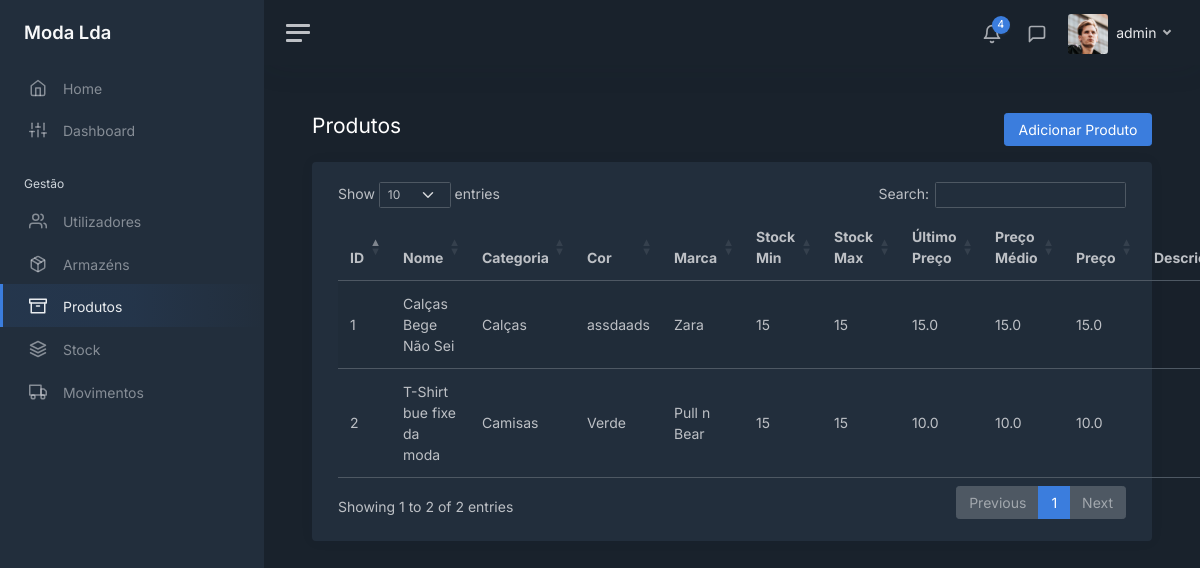
Screenshot of /products (signed in) with the database file from the repository.
### modules/login/models.py (models this page shows, shortened)
class User(UserMixin, db.Model):
    __tablename__ = 'users'
    __table_args__ = {'extend_existing': True}
    id = db.Column(db.Integer, primary_key=True)
    username = db.Column(db.String(), unique=True)
    password = db.Column(db.String())
    role = db.Column(db.String())
    last_login = db.Column(db.DateTime, server_default=db.func.now())

### modules/main/models.py (models this page shows, shortened)
class Product(db.Model):
    __tablename__ = 'products'
    __table_args__ = {'extend_existing': True}
    id = db.Column(db.Integer, primary_key=True)
    name = db.Column(db.String(), unique=True)
    category = db.Column(db.String())
    color = db.Column(db.String())
    brand = db.Column(db.String())
    min_stock = db.Column(db.Integer())
    max_stock = db.Column(db.Integer())
    last_buy_price = db.Column(db.Float())
    avg_buy_price = db.Column(db.Float())
    sell_price = db.Column(db.Float())
    desc = db.Column(db.String())

### modules/main/views.py (the view)
@bp.route('/products')
@login_required
def products():
    products_query = Product.query.all()
    all_products = []
    for product in products_query:
        all_products.append(
            {
                "id": product.id,
                "name": product.name,
                "category": CATEGORIES[product.category],
                "color": product.color,
                "brand": BRANDS[product.brand],
                "min_stock": product.min_stock,
                "max_stock": product.max_stock,
                "last_buy_price": product.last_buy_price,
                "avg_buy_price": product.avg_buy_price,
                "sell_price": product.sell_price,
                "desc": product.desc,
            }
        )
    return render_template('products/products_table.html', user=current_user, tab="products", all_products=all_products)

### modules/login/models.py (called while the page is built)
@login_manager.user_loader
def load_user(user_id):
    return User.query.get(int(user_id))

### modules/main/templates/products/products_table.html (shortened to what this page needs)
<!DOCTYPE html>
<html lang="en">
<head>
    <link href="/static/css/dashboard.css" rel="stylesheet">
    <link href="https://cdn.datatables.net/1.13.7/css/dataTables.bootstrap5.min.css" rel="stylesheet">
</head>
{% extends 'sidebar.html' %}
{% block content %}
    <div class="row">
        <div class="col float-start">
            <h1 class="h3 mb-3">Produtos</h1>
        </div>
        <div class="col">
            <div class="mb-3 float-end">
                <a href="/products/add" class="btn btn-primary">Adicionar Produto</a>
            </div>
        </div>
    </div>
    <div class="card">
        <div class="card-body">
            <div class="container-fluid">
                <table id="products" class="table table-striped">
                    <tbody>
                    {% for product in all_products %}
                        <tr>
                            <td>{{ product.id }}</td>
                            <td>{{ product.name }}</td>
                            <td>{{ product.category }}</td>
                            <td>{{ product.color }}</td>
                            <td>{{ product.brand }}</td>
                            <td>{{ product.min_stock }}</td>
                            <td>{{ product.max_stock }}</td>
                            <td>{{ product.last_buy_price }}</td>
                            <td>{{ product.avg_buy_price }}</td>
                            <td>{{ product.sell_price }}</td>
                            <td>{{ product.desc }}</td>
                        </tr>
                    {% endfor %}
                    </tbody>
                </table>
            </div>
        </div>
    </div>
{% endblock %}

### modules/main/templates/sidebar.html (shortened to what this page needs)
<body data-theme="dark">
<div class="wrapper">
    <nav id="sidebar" class="sidebar js-sidebar">
        <div class="sidebar-content js-simplebar">
            <a class="sidebar-brand" href="/home">
                <span class="align-middle">Moda Lda</span>
            </a>
            <ul class="sidebar-nav">
                <li class="sidebar-item {% if tab == 'home' %}active{% endif %}">
                    <a class="sidebar-link" href="/home">
                        <i class="align-middle" data-feather="home"></i> <span class="align-middle">Home</span>
                    </a>
                </li>
                <li class="sidebar-item {% if tab == 'dashboard' %}active{% endif %}">
                    <a class="sidebar-link" href="/dashboard">
                        <i class="align-middle" data-feather="sliders"></i> <span class="align-middle">Dashboard</span>
                    </a>
                </li>
                <li class="sidebar-header">
                    Gestão
                </li>
                {% if user.role == 'admin' or user.role == 'gerente' %}
                <li class="sidebar-item {% if tab == 'users' %}active{% endif %}">
                    <a class="sidebar-link" href="/users">
                        <i class="align-middle" data-feather="users"></i> <span class="align-middle">Utilizadores</span>
                    </a>
                </li>
                {% endif %}
                {% if user.role == 'admin' or user.role == 'gerente' %}
                <li class="sidebar-item {% if tab == 'warehouses' %}active{% endif %}">
                    <a class="sidebar-link" href="/warehouses">
                        <i class="align-middle" data-feather="package"></i> <span class="align-middle">Armazéns</span>
                    </a>
                </li>
                {% endif %}
                <li class="sidebar-item {% if tab == 'products' %}active{% endif %}">
                    <a class="sidebar-link" href="/products">
                        <i class="align-middle" data-feather="archive"></i> <span class="align-middle">Produtos</span>
                    </a>
                </li>
                <li class="sidebar-item {% if tab == 'stock' %}active{% endif %}">
                    <a class="sidebar-link" href="/stock">
                        <i class="align-middle" data-feather="layers"></i> <span class="align-middle">Stock</span>
                    </a>
                </li>
                <li class="sidebar-item {% if tab == 'movements' %}active{% endif %}">
                    <a class="sidebar-link" href="/movements">
                        <i class="align-middle" data-feather="truck"></i> <span class="align-middle">Movimentos</span>
                    </a>
                </li>
            </ul>
        </div>
    </nav>
    <div class="main">
        <nav class="navbar navbar-expand navbar-light navbar-bg">
            <a class="sidebar-toggle js-sidebar-toggle">
                <i class="hamburger align-self-center"></i>
            </a>
            <div class="navbar-collapse collapse">
                <ul class="navbar-nav navbar-align">
                    <li class="nav-item dropdown">
                        <a class="nav-icon dropdown-toggle" href="#" id="alertsDropdown" data-bs-toggle="dropdown">
                            <div class="position-relative">
                                <i class="align-middle" data-feather="bell"></i>
                                <span class="indicator">4</span>
                            </div>
                        </a>
                    </li>
                    <li class="nav-item dropdown">
                        <a class="nav-icon dropdown-toggle" href="#" id="messagesDropdown" data-bs-toggle="dropdown">
                            <div class="position-relative">
                                <i class="align-middle" data-feather="message-square"></i>
                            </div>
                        </a>
                    </li>
                    <li class="nav-item dropdown">
                        <a class="nav-link dropdown-toggle d-none d-sm-inline-block" href="#" data-bs-toggle="dropdown">
                            <img src="/static/img/avatars/avatar.jpg" class="avatar img-fluid rounded me-1"
                                 alt="{{ user.username }}"/> <span class="text-dark"> {{ user.username }} </span>
                        </a>
                    </li>
                </ul>
            </div>
        </nav>
        <main class="content">
            <div class="container-fluid p-0">
                {% block content %}
                {% endblock %}
            </div>
        </main>
    </div>
</div>
</body>
</html>

### rows the page displays
User: username "admin"
Product: id "1", name "Calças Bege Não Sei", category "Calças", color "assdaads", brand "Zara", min_stock "15", max_stock "15", last_buy_price "15.0", avg_buy_price "15.0", sell_price "15.0"
Product: id "2", name "T-Shirt bue fixe da moda", category "Camisas", color "Verde", brand "Pull n Bear", min_stock "15", max_stock "15", last_buy_price "10.0", avg_buy_price "10.0", sell_price "10.0"
